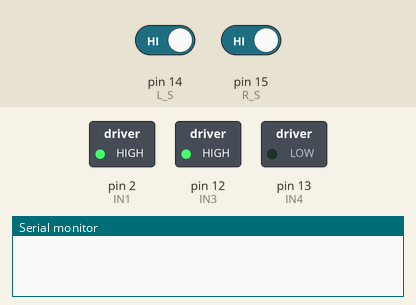
Bench run of a sketch on a simulated Arduino Uno, built with avr-gcc and run on an emulated ATmega328P. Parts: switched loads named in the sketch (green lamp = pin HIGH), the last lines printed to the serial monitor. The inputs (shaded band) are chosen by the test bench; at power-on: pin 14 (L_S) HIGH, pin 15 (R_S) HIGH. Pins used as bus, display or sensor lines are not drawn.

Above: at 9.8 s.
9.9 s: pin 14 (L_S) driven LOW
At 13.8 s:
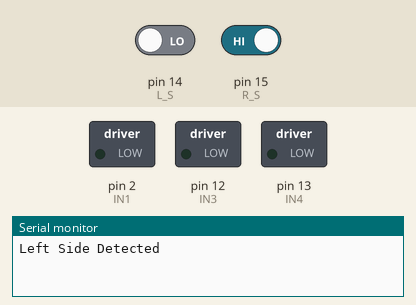
16.5 s: pin 15 (R_S) driven LOW
At 17.3 s:
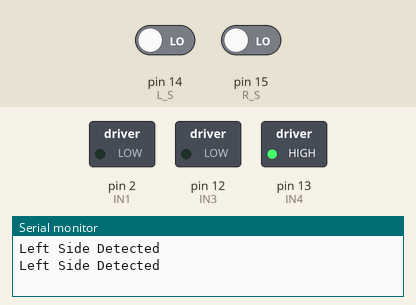
Timing chart, 0 to 28.5 s (numbered marks = the images above; inputs shaded):
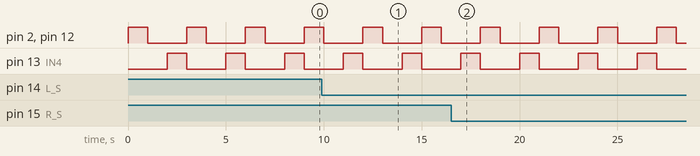

Measured:
- by itself, pin 2 (IN1), pin 12 (IN3), pin 13 (IN4): alternates HIGH for 1.0 s and LOW for 2.0 s

The sketch:

Line_follower.ino
```cpp
#include <Wire.h>

//SCL d1
//SDA d2

int IN1 = 2;  // Direction pin 1 for Motor 1, D4
int IN2 = 0;  // Direction pin 2 for Motor 1, D3

int IN3 = 12; // Direction pin 1 for Motor 2, D6
int IN4 = 13; // Direction pin 2 for Motor 2, D7

int L_S = 14; // Left IR sensor pin, D5
int R_S = 15;  // Right IR sensor pin, D8

void setup() {
  Serial.begin(115200);
  // Set all the motor control pins to outputs

  pinMode(IN1, OUTPUT);
  pinMode(IN2, OUTPUT);
  pinMode(IN3, OUTPUT);
  pinMode(IN4, OUTPUT);
  pinMode(L_S, INPUT);
  pinMode(R_S, INPUT);

}

void irprint() {
  if (!digitalRead(R_S)) { // Check if the right sensor detects line
    Serial.println("Right Side Detected");
  }
  if (!digitalRead(L_S)) { // Check if the left sensor detects line
    Serial.println("Left Side Detected");
  }
}

void forward() {
  // Test Motor 1

  digitalWrite(IN1, HIGH);   // Forward direction
  digitalWrite(IN2, LOW);

  // Test Motor 2

  digitalWrite(IN3, HIGH);   // Forward direction
  digitalWrite(IN4, LOW);
}

void brake() {
  // Turn off both motors
  digitalWrite(IN1, LOW);
  digitalWrite(IN2, LOW);
  digitalWrite(IN3, LOW);
  digitalWrite(IN4, LOW);
}

void reverse() {
  // Reverse Motor 1
  digitalWrite(IN1, LOW);
  digitalWrite(IN2, HIGH);

  // Reverse Motor 2
  digitalWrite(IN3, LOW);
  digitalWrite(IN4, HIGH);
}

void loop() {
  forward();
  delay(1000);
  brake();
  delay(1000);
  reverse();
  delay(1000);
  irprint();
}
```
